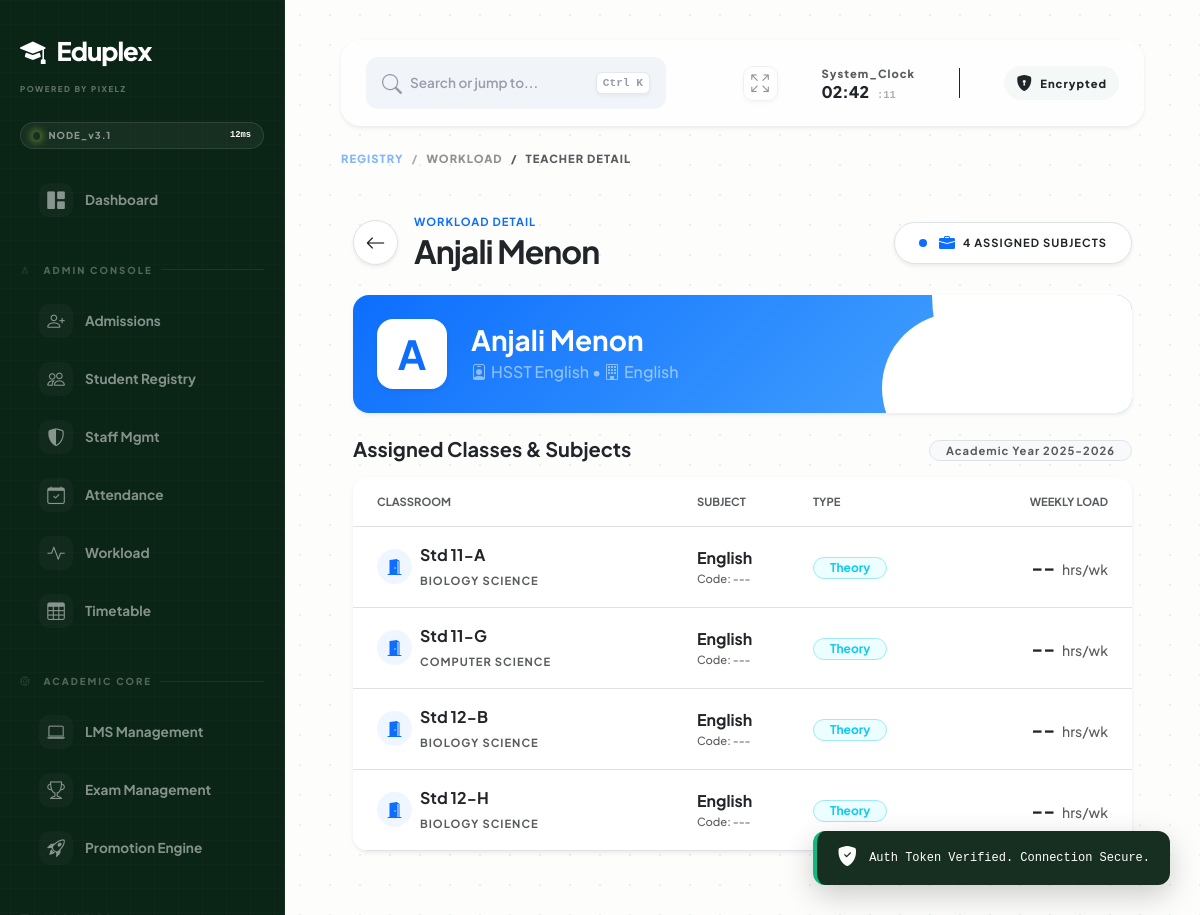
/workload/teacher/460/ (signed in), run on the app's committed database.
### staff/models.py (models this page shows, shortened)
class Staff(models.Model):
    STATUS_CHOICES = [
        ('Active', 'Active'),
        ('Resigned', 'Resigned'),
        ('On_Leave', 'On Leave'),
    ]
    ROLE_CHOICES = [
        ('Teacher', 'Faculty Member'),
        ('Admin', 'Root Administrator'),
        ('Cashier', 'Financial Officer'),
        ('Librarian', 'Library Admin'),
        ('Office_Staff', 'Front Desk Operations'),
        ('Dept_Admin', 'Department Head'),
    ]
    user = models.OneToOneField(User, on_delete=models.CASCADE)
    staff_id = models.CharField(max_length=20, unique=True, null=True, blank=True)
    department = models.ForeignKey(Department, on_delete=models.SET_NULL, null=True, blank=True)
    designation = models.CharField(max_length=100)
    role = models.CharField(max_length=20, choices=ROLE_CHOICES, default='Teacher') # Added new role field
    qualification = models.CharField(max_length=100, null=True, blank=True)
    joining_date = models.DateField(default=timezone.now, null=True, blank=True)
    phone = models.CharField(max_length=15, null=True, blank=True)
    address = models.TextField(null=True, blank=True)
    is_teaching_staff = models.BooleanField(default=True)
    status = models.CharField(max_length=20, choices=STATUS_CHOICES, default='Active')

class Department(models.Model):
    name = models.CharField(max_length=100, unique=True)
    head_of_department = models.ForeignKey('Staff', on_delete=models.SET_NULL, null=True, blank=True, related_name='hod_of')
    def __str__(self):
        return self.name

class SubjectAllocation(models.Model):
    staff = models.ForeignKey(Staff, on_delete=models.CASCADE, related_name='allocations')
    subject = models.ForeignKey(Subject, on_delete=models.CASCADE)
    classroom = models.ForeignKey(ClassRoom, on_delete=models.CASCADE)
    academic_year = models.CharField(max_length=10, default='2025-2026')
    class Meta:
        unique_together = ['subject', 'classroom']
        verbose_name = "Subject Allocation"
        verbose_name_plural = "Subject Allocations"

### admission/models.py (models this page shows, shortened)
class ClassRoom(models.Model):
    STANDARD_CHOICES = [(str(i), str(i)) for i in range(1, 13)]
    DIVISION_CHOICES = [
        ('A1', 'A1'), ('A2', 'A2'), ('B1', 'B1'), ('B2', 'B2'),
        ('C1', 'C1'), ('C2', 'C2'), ('D1', 'D1'), ('D2', 'D2'),
        ('E1', 'E1'), ('E2', 'E2'), ('F1', 'F1'), ('F2', 'F2'),
        ('G1', 'G1'), ('G2', 'G2'), ('H1', 'H1'), ('H2', 'H2'),
        ('I1', 'I1'), ('I2', 'I2'), ('J1', 'J1'), ('J2', 'J2'),
        ('K1', 'K1'), ('K2', 'K2'), ('A', 'A'), ('B', 'B'), ('C', 'C'), ('D', 'D')
    ]
    standard = models.CharField(max_length=5, choices=STANDARD_CHOICES)
    division = models.CharField(max_length=5, choices=DIVISION_CHOICES)
    stream = models.ForeignKey(Stream, on_delete=models.SET_NULL, null=True, blank=True)
    class_teacher = models.OneToOneField(
        'staff.Staff',
        on_delete=models.SET_NULL,
        null=True,
        blank=True,
        related_name='class_teacher_of',
        help_text="The teacher in charge of this specific class."
    )
    name = models.CharField(max_length=100, blank=True, editable=False)
    total_seats = models.IntegerField(default=60)
    class Meta:
        unique_together = ['standard', 'division']
        ordering = ['standard', 'division']

### school_system/models.py (models this page shows, shortened)
class Stream(models.Model):
    name = models.CharField(max_length=50, unique=True)

class Subject(models.Model):
    TYPE_CHOICES = [
        ('Core', 'Core Subject'),          # e.g., Physics, Accountancy, Economics
        ('Elective', 'Elective/Optional'), # e.g., Computer Science, Sociology, Psychology
        ('Language', 'Language'),          # e.g., English, Malayalam, Hindi, Arabic
        ('Common', 'General'),             # e.g., General Education
    ]
    name = models.CharField(max_length=100)
    subject_code = models.CharField(max_length=10, unique=True, null=True, blank=True)
    subject_type = models.CharField(max_length=20, choices=TYPE_CHOICES, default='Core')
    is_practical = models.BooleanField(default=False, help_text="Check if subject has practical exams")
    streams = models.ManyToManyField(Stream, blank=True, related_name='subjects')
    class Meta:
        ordering = ['name']

### workload/views.py (the view)
# urls.py: path('teacher/<int:staff_id>/', views.teacher_detail, name='teacher_detail'),
@login_required
def teacher_detail(request, staff_id):
    teacher = get_object_or_404(Staff, id=staff_id)
    is_admin = request.user.is_superuser or request.user.groups.filter(name='Admin').exists()
    if not is_admin:
        if teacher.user != request.user:
            return render(request, 'error.html', {
                'message': "Security Restriction: You are not authorized to view another teacher's workload."
            })
    allocations = teacher.allocations.all().select_related('subject', 'classroom')
    context = {
        'teacher': teacher,
        'allocations': allocations,
        'total_load': allocations.count(),
        'is_admin': is_admin
    }
    return render(request, 'workload/teacher_detail.html', context)

### dashboard/templatetags/dashboard_extras.py (called while the page is built)
@register.filter(name='replace_chars')
def replace_chars(value, arg):
    if not value:
        return ""
    try:
        old, new = arg.split(',')
        return str(value).replace(old, new)
    except:
        return value

### templates/workload/teacher_detail.html (shortened to what this page needs)
{% extends 'base.html' %}
{% block content %}
<div class="container-fluid py-4 page-load-animation">
    <div class="d-flex flex-column flex-md-row justify-content-between align-items-md-center mb-4 gap-3">
        <div class="d-flex align-items-center gap-3">
            {% if is_admin %}
            <a href="{% url 'staff:workload' %}" class="btn btn-white border rounded-circle shadow-sm hover-lift transition-all d-flex align-items-center justify-content-center" style="width: 45px; height: 45px;" title="Back to Workload Dashboard">
                <i class="bi bi-arrow-left fs-5 text-dark"></i>
            </a>
            {% endif %}
            <div>
                <h6 class="text-uppercase text-primary fw-bold smallest ls-1 mb-1">Workload Detail</h6>
                <h2 class="fw-bolder text-dark m-0 tracking-tighter">{{ teacher.user.get_full_name }}</h2>
            </div>
        </div>
        <div class="bg-white px-4 py-2 rounded-pill shadow-sm border d-flex align-items-center gap-2 card-lift">
            <div class="pulse-container position-relative me-1">
                <div class="pulse-dot bg-primary"></div>
            </div>
            <i class="bi bi-briefcase-fill text-primary"></i>
            <span class="fw-bold text-dark smallest text-uppercase ls-1">{{ total_load }} Assigned Subjects</span>
        </div>
    </div>
    <div class="row mb-4">
        <div class="col-md-12">
            <div class="card border-0 shadow-sm rounded-4 text-white overflow-hidden position-relative card-lift" style="background: linear-gradient(135deg, #0d6efd 0%, #4facfe 100%);">
                <div class="card-body p-4 position-relative z-1">
                    <div class="d-flex align-items-center">
                        <div class="bg-white text-primary rounded-4 me-4 display-6 fw-bold d-flex align-items-center justify-content-center shadow-sm" style="width: 70px; height: 70px;">
                            {{ teacher.user.first_name|first }}
                        </div>
                        <div>
                            <h3 class="fw-bolder mb-1 text-white">{{ teacher.user.get_full_name }}</h3>
                            <p class="mb-0 text-white-50 fw-medium">
                                <i class="bi bi-person-badge me-1"></i>{{ teacher.designation|default:"Faculty" }} &bull;
                                <i class="bi bi-building me-1"></i>{{ teacher.department|default:"General Dept." }}
                            </p>
                        </div>
                    </div>
                </div>
                <div class="position-absolute top-0 end-0 bg-white opacity-10 rounded-circle" style="width: 300px; height: 300px; margin-right: -100px; margin-top: -150px;"></div>
                <div class="position-absolute bottom-0 end-0 bg-white opacity-10 rounded-circle" style="width: 150px; height: 150px; margin-right: 100px; margin-bottom: -50px;"></div>
            </div>
        </div>
    </div>
    <div class="d-flex align-items-center mb-3">
        <h5 class="fw-bolder text-dark m-0">Assigned Classes & Subjects</h5>
        <div class="ms-auto">
            <span class="badge bg-light text-muted border rounded-pill px-3 py-1 smallest fw-bold uppercase ls-1">Academic Year 2025-2026</span>
        </div>
    </div>
    <div class="card border-0 shadow-sm rounded-4 overflow-hidden">
        <div class="table-responsive">
            <table class="table table-hover align-middle mb-0">
                <thead class="bg-light">
                    <tr>
                        <th class="ps-4 py-3 text-uppercase smallest text-muted rounded-start-3">Classroom</th>
                        <th class="py-3 text-uppercase smallest text-muted">Subject</th>
                        <th class="py-3 text-uppercase smallest text-muted">Type</th>
                        <th class="py-3 text-end pe-4 text-uppercase smallest text-muted rounded-end-3">Weekly Load</th>
                    </tr>
                </thead>
                <tbody class="border-top-0">
                    {% for alloc in allocations %}
                    <tr>
                        <td class="ps-4 py-3">
                            <div class="d-flex align-items-center gap-2">
                                <div class="icon-square bg-primary-soft text-primary rounded-circle d-flex align-items-center justify-content-center" style="width: 35px; height: 35px;">
                                    <i class="bi bi-door-open-fill"></i>
                                </div>
                                <div>
                                    <span class="fw-bold text-dark d-block">Std {{ alloc.classroom.standard }}-{{ alloc.classroom.division }}</span>
                                    <span class="smallest text-muted fw-bold text-uppercase ls-1">{{ alloc.classroom.stream.name|default:"General" }}</span>
                                </div>
                            </div>
                        </td>
                        <td class="py-3">
                            <span class="fw-bold text-dark">{{ alloc.subject.name }}</span>
                            <div class="smallest text-muted fw-medium">Code: {{ alloc.subject.code|default:"---" }}</div>
                        </td>
                        <td class="py-3">
                            {% if alloc.subject.is_practical %}
                                <span class="badge bg-warning-soft text-warning border border-warning-subtle rounded-pill px-3 py-1">Practical</span>
                            {% else %}
                                <span class="badge bg-info-soft text-info border border-info-subtle rounded-pill px-3 py-1">Theory</span>
                            {% endif %}
                        </td>
                        <td class="text-end pe-4 py-3">
                            <span class="fw-bolder text-dark fs-5">{{ alloc.sessions_per_week|default:"--" }}</span>
                            <small class="text-muted fw-medium ms-1">hrs/wk</small>
                        </td>
                    </tr>
                    {% endfor %}
                </tbody>
            </table>
        </div>
    </div>
</div>
{% endblock %}

### templates/base.html (style rules this page uses)
:root { --bg-body: #fdfdfc; --bg-sidebar: #0a2416; --primary-lime: #cbfb45; --theme-accent-dark: #217346; --text-muted: #9a9cae; --white: #ffffff; --transition-smooth: all 0.4s cubic-bezier(0.16, 1, 0.3, 1); --sidebar-width: 285px; }
html, body { height: 100%; width: 100%; margin: 0; padding: 0; overflow: hidden; background-color: var(--bg-body); font-family: 'Plus Jakarta Sans', sans-serif; -webkit-tap-highlight-color: transparent; }

### templates/workload/teacher_detail.html (style rules this page uses)
.tracking-tighter { letter-spacing: -1px; }
.ls-1 { letter-spacing: 1px; }
.smallest { font-size: 0.70rem; }
.bg-primary-soft { background-color: #eff6ff; color: #3b82f6; }
.bg-info-soft { background-color: #ecfeff; color: #06b6d4; }
.btn-white { background-color: #ffffff; color: #374151; }
.transition-all { transition: all 0.25s ease-in-out; }
.card-lift { transition: transform 0.25s ease, box-shadow 0.25s ease; }
.page-load-animation { animation: fadeIn 0.4s ease-out forwards; }
.pulse-dot { width: 8px; height: 8px; border-radius: 50%; animation: pulse 2s infinite; }

### data on the page
Staff: user.get_full_name "Anjali Menon", user.first_name|first "A", designation "HSST English", department "English"
SubjectAllocation: classroom.standard "11", classroom.division "A", classroom.stream.name "BIOLOGY SCIENCE", subject.name "English", subject.code "---", shows "Theory", sessions_per_week "--"
SubjectAllocation: classroom.standard "11", classroom.division "G", classroom.stream.name "COMPUTER SCIENCE", subject.name "English", subject.code "---", shows "Theory", sessions_per_week "--"
SubjectAllocation: classroom.standard "12", classroom.division "B", classroom.stream.name "BIOLOGY SCIENCE", subject.name "English", subject.code "---", shows "Theory", sessions_per_week "--"
SubjectAllocation: classroom.standard "12", classroom.division "H", classroom.stream.name "BIOLOGY SCIENCE", subject.name "English", subject.code "---", shows "Theory", sessions_per_week "--"

### other printed values
{{ request.resolver_match.app_name }} "WORKLOAD"
{{ request.resolver_match.url_name|replace_chars:"_, " }} "TEACHER DETAIL"
{{ total_load }} "4"
